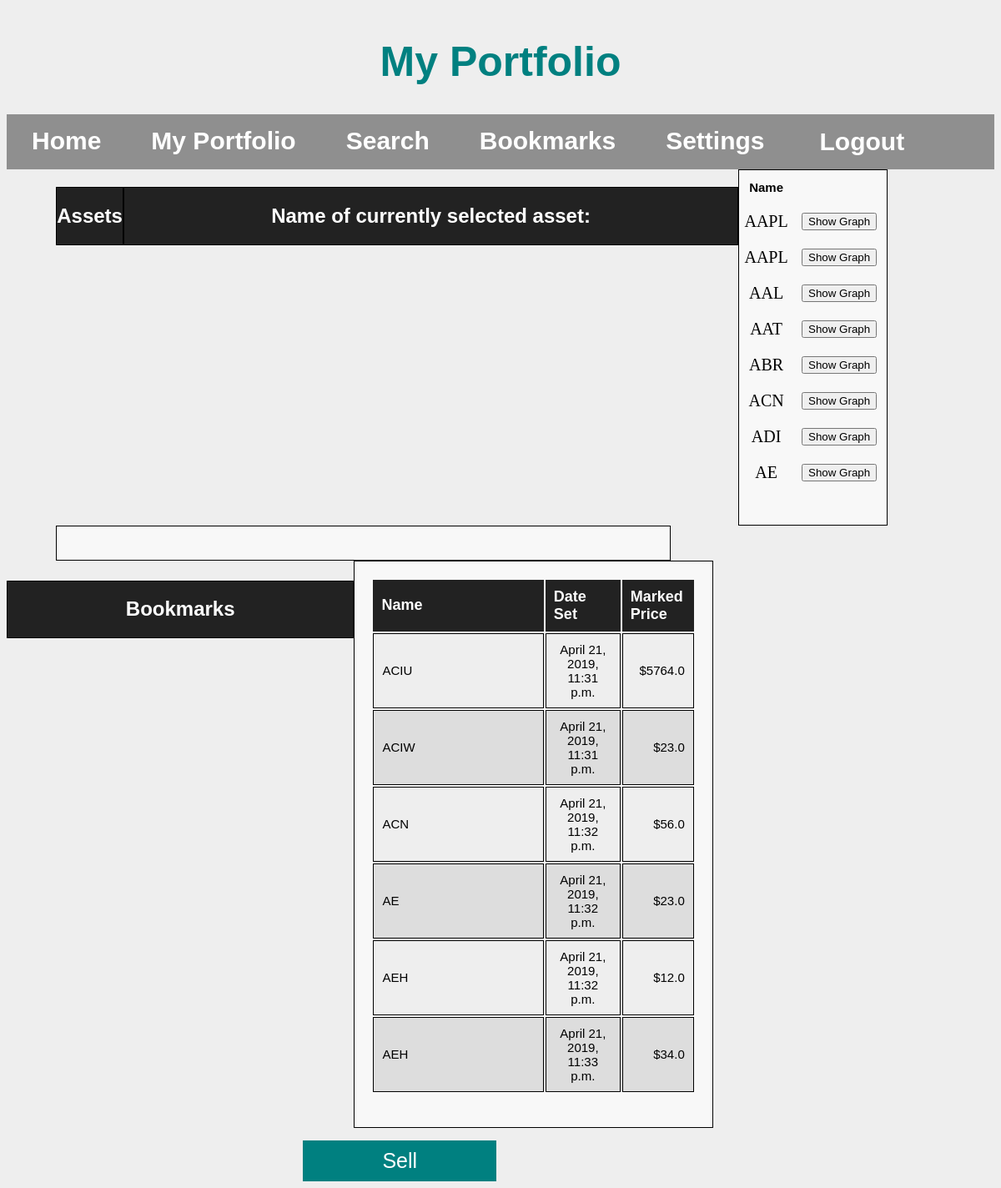
The app's page /myPortfolio (signed in), older data.
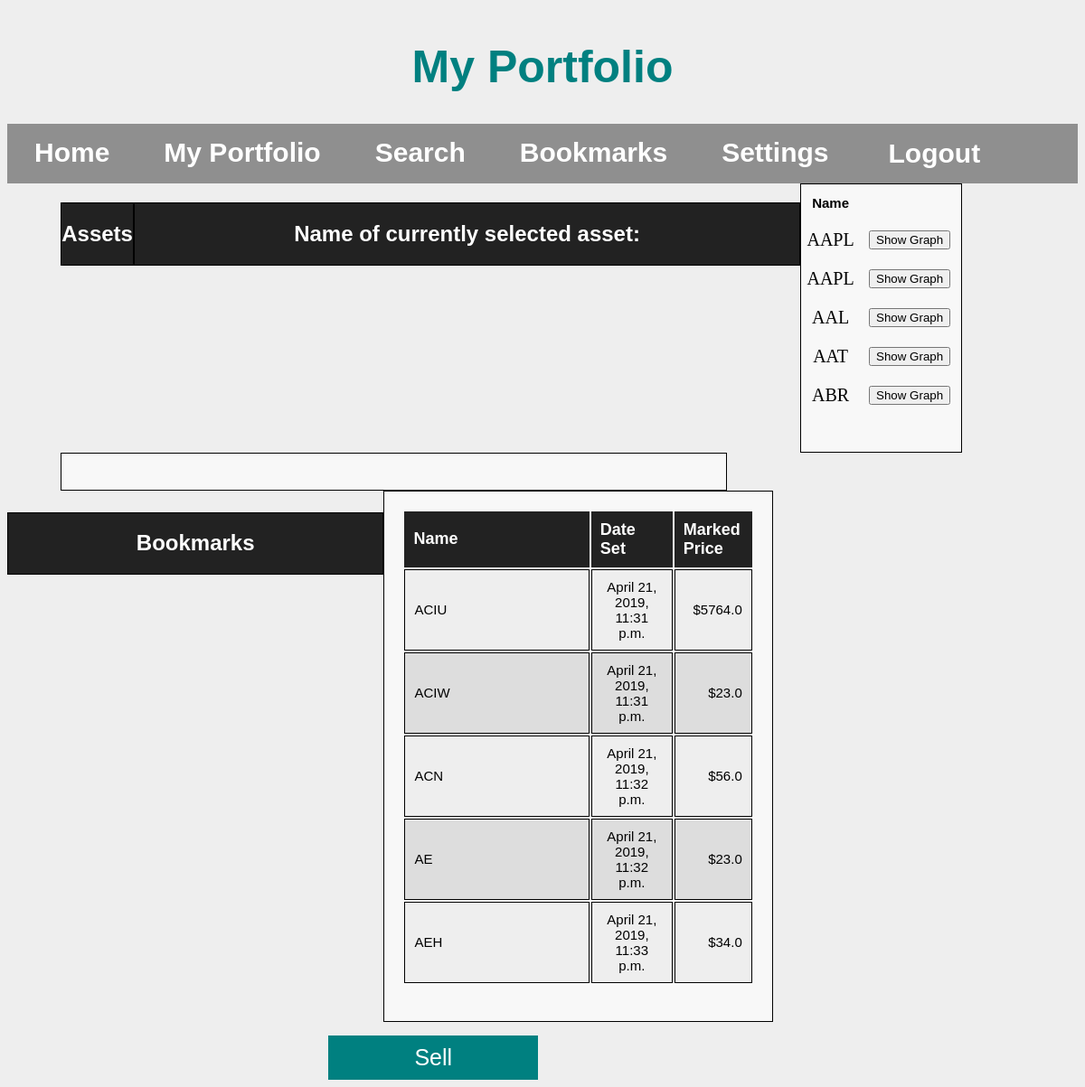
The same page, newer data.
### XChange/models.py (models this page shows)
class Asset(models.Model):
    userProfile = models.ForeignKey(UserProfile)
    assetName = models.CharField(max_length=250)
    timeBought = models.DateTimeField()
    shares = models.IntegerField(max_length=250)
    priceBought = models.FloatField(max_length=250)

class Bookmark(models.Model):
    userProfile = models.ForeignKey(UserProfile)
    companyName = models.CharField(max_length=250)
    setDate = models.DateTimeField()
    bookmarkPrice = models.FloatField(max_length=250)
    bookmarkAmount = models.IntegerField(max_length=250)

### XChange/views.py (the view, shortened to what this page needs)
# urls.py: url(r'^myPortfolio', views.myPortfolio, name='myPortfolio'),
def myPortfolio(request):
    if not request.user.is_authenticated:
        return redirect('%s?next=%s' % (djSettings.LOGIN_URL, request.path))
    graphic = None
    currentProfile = UserProfile.objects.get(user = request.user)
    userAssets = Asset.objects.filter(userProfile = currentProfile)
    userBookmarks = Bookmark.objects.filter(userProfile = currentProfile).distinct()
    return render(request, 'XChange/myPortfolio.html', {'userAssets': userAssets, 'userBookmarks': userBookmarks})

### XChange/templates/XChange/myPortfolio.html (shortened to what this page needs)
<!DOCTYPE html>
<html>
  <head>
    <link rel="stylesheet" type="text/css" href="/static/XChange/css/myPortfolio.css" />
    <link rel="stylesheet" type="text/css" href="/static/XChange/css/common.css" />
  </head
  <body>
    <h1 id="myPortfolio-title">My Portfolio</h1>
    <div class="navBarDiv" id ="navBarDiv">
      <ul class="navBarList">
        <li class="homeNav"><a href="/home.html">Home</a></li>
        <li class="portNav"><a href="#">My Portfolio</a></li>
        <li class="srchNav"><a href="search.html">Search</a></li>
        <li class="bmarkNav"><a href="bookmarks">Bookmarks</a></li>
        <li class="settNav"><a href="settings.html">Settings</a></li>
        <li class="logOut">
          <form method='POST'>
            <button type="submit" name="submit" value="Logout">Logout</button>
          </form></li>
      </ul>
    </div>
    <div id="Wrap">
      <div id="titleWrap">
        <div id="divAsset">
          <h2>Assets</h2>
        </div>
        <div id="divCurrentAsset">
          <h2>Name of currently selected asset:</h2>
        </div>
      </div>
      <div id="listWrap">
        <div id="assets">
            {% if userAssets and userAssets.count > 1 %}
            <table class="currencyAssetsTable">
            <th>Name</th>
              {% for asset in userAssets %}
                {% if asset.assetName != 'USD'%}
                <tr>
                  <td>{{asset.assetName}}</td>
                  <th>
                    <form method='POST'>
                      <button type="submit" name="assetGraph" value="{{asset.assetName}}">Show Graph</button>
                    </form>
                  </th>
                </tr>
                {% endif %}
              {% endfor %}
            </table>
            {% endif %}
        </div>
      </div>
      <div id="graphViewWrap">
        <div id="graphDiv">
        </div>
      </div>
    </div>
    <div id="divBookAsset">
        <h2>Bookmarks</h2>
    </div>
    <div id="myBookmarks">
          {% if userBookmarks %}
          <table class="currencyBookmarksTable">
            <col id="bookName">
            <col id="bookDate">
            <col id="bookPrice">
            <tr>
              <th class="leftAlign">Name</th>
              <th class="centerAlign">Date Set</th>
              <th class="rightAlign">Marked Price</th>
            </tr>
            {% for mark in userBookmarks %}
              <tr>
                <td class="leftAlign">{{mark.companyName}}</td>
                <td class="centerAlign">{{mark.setDate}}</td>
                <td class="rightAlign">${{mark.bookmarkPrice}}</td>
              </tr>
            {% endfor %}
          </table>
          {% else %}
            <h1 id="myPortfolio-title">
              No Bookmarks
            </h1>
          {% endif %}
      </div>
    <div id="buySell">
        <button class="options">Sell</button>
    </div>
  </body>
</html>

Row changes from the older to the newer data that the page shows:
removed Asset: assetName "ACN"
removed Asset: assetName "ADI"
removed Asset: assetName "AE"
removed Bookmark: companyName "AEH", setDate "April 21, 2019, 11:32 p.m.", bookmarkPrice "12.0"
